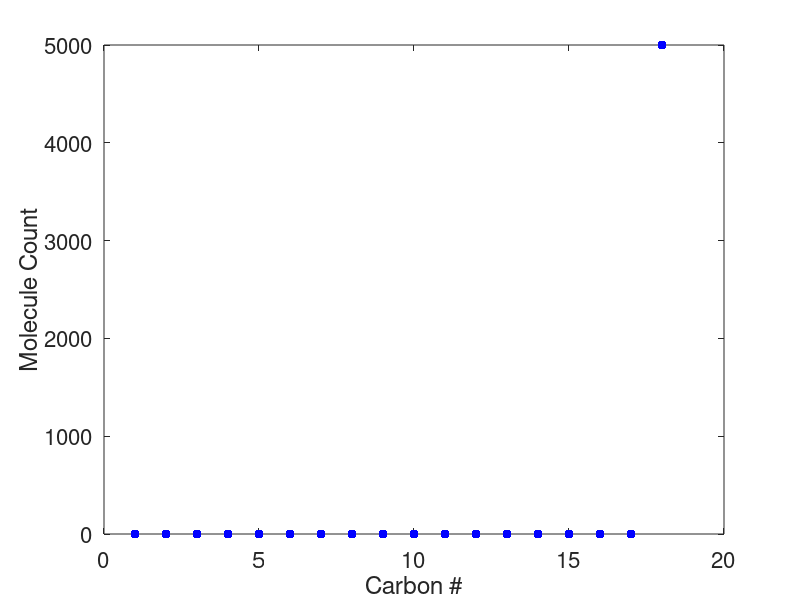
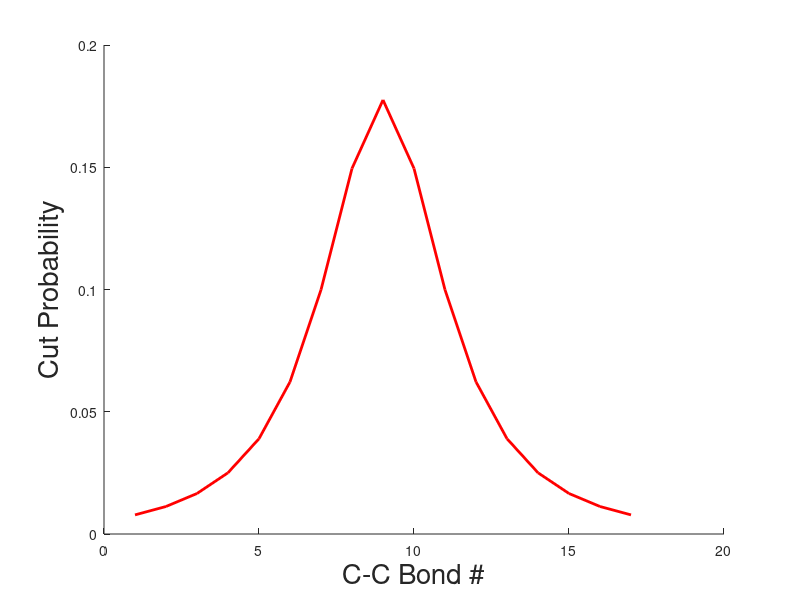

The MATLAB script that drew these images, in order: (Note: this script raises an error after producing the figures.)
function hydrogenolysis_kmc()
%boilerplate, begin timing
close all; clear; clc; tic;

%System parameters =======================================================
c_ctr = 18; %Initial carbon chain length/distribution center.
mState = 0; %0 if input state is all c_ctr, 1 if input is a distribution
    c_dev = 50; %Deviation from c_ctr if multistate is used (0 else)
    c_skew = 1; %Skew applied to c_ctr if multistate is used (0 else)
monMw = 20; %Monomer molecular weight (amu)
N = 5000; %Initial # of molecules
M = 50; %Number of simulations to run
Xs = 0.7; %Specified reaction conversion of c_ctr!
OverTON = 0; %Specified additional turnovers past Xspec. Xs = 0 for TON only.
Tsys = 500; %System temperature (K)
H2Rat = 10000; %Initial # of H2 molecules/# of N_init
%=========================================================================

%Simulation toggles (simple) ======================================================
molecWtOrd = 1; %Concentration rate order (all compounds)
carbonWtOrd = 1; %If 0, no effect, 1, apply size weighting to molecules
hydgOrd = 0; %Overall rate order for hydrogen gas effect - set 0 if mech-specific is desired
%=========================================================================

%Simulation toggles (distrib.) ==========================================
method_frac = 1; %Turn on 'fractional method.' 
frac_rand = 0; %Proportion for random cutting 
frac_term = 0; %Proportion for terminal cutting
frac_cust = 1; %Proportion for custom distribution. all fracs sum to 1!
if (frac_rand + frac_term + frac_cust) ~= 1 
    fprintf('Bad fractional toggles. \n');
end
cust_dist = @centralPower; %Function handle for relative weight as f(C-C) bond
%========================================================================

%Plotting toggles =======================================================
displayIn = 1; %Shows C-C distribution for c_init species
normtyp = 1; %(0) is by mol, (1) is by carbon #
specNo = 10; %Specify C# whose variance is of interest. If not interested, 0
norm_type = 1; %Use (0) for mol normalizing, (1) for carbon normalizing.
%"Julie Plot" focuses on liquid regions. 0 if not desired, [r,g,b] if so.
JCOL = [0.1,0.2,0.9];
%Figures: (1) Input (2) Custom cut dist. (3) Raw output (4/5) Spec/H2 (6) Jplot
%========================================================================

%Pre-calculations/allocations =====================================================
rng default %Reset RNG
[feedState,statVals,c_max] = genInput(c_ctr,c_dev,c_skew,N,mState,monMw,displayIn); %Generate input state
stateavg = 0.0*feedState; %set an 'average' vector which will change over M simulation
accStat = 2:c_max; %Vector of 'accessible' molecules to cut (excludes methane) 
spec = zeros(1,M); %Storage for values of 'spec' carbon
H2Feed = H2Rat*N; %Sets qty. of H2 at system start
H2Fin = 0; %Sets storage variable for final H2 quantity
H2spec = zeros(1,M); %Storage for value of 'spec' H2
%========================================================================

%Main computation loop ==================================================
for j = 1:M %For each experiment...
    states = feedState; %Initialize working 'states' vector
    OverTONct = 0; %Reset turnover count
    H2Count = H2Feed; %Initialize H2 in chamber
    while states(c_ctr) > (1-Xs)*N || OverTONct < OverTON %c_ctr not converted & overTON not reached       
        %Check that reactivity is valid (molecules present / no (-) concs.)
        if sum(states(2:end)) == 0 %Overdraft protection
            fprintf('Insufficient funds - exiting. \n');
            break
        elseif sum(states<0) > 0
            fprintf('Overdrawn - exiting. \n');
            break
        end
        
        %Computation 1 - molecule selection. 
        unWtP1 = double(states(accStat)>0); %Initialize equal-wt for all present molecules
        unWtP1 = unWtP1.*(states(accStat).^molecWtOrd); %Concentration order
        unWtP1 = unWtP1.*(accStat.^carbonWtOrd); %Carbon size dependence
        unWtP1 = unWtP1.*(H2Count.^hydgOrd); %Hydrogen effect
        %Normalize probability distribution, select molecule from dist
        WtP1 = unWtP1./sum(unWtP1);
        ind = SelectFrom(WtP1,accStat); %ind is index & molecule size

        %Computation 2 - molecule cutting. Selects 'point' (bond to be cut)
        if method_frac == 1 %'fractional' method
            u_mech = rand(); %Random # for mechanism selection
            if u_mech <= frac_rand %Random scission
                point = ceil(rand()*(ind-1)); 
            elseif u_mech > frac_rand && u_mech <= (frac_term+frac_rand) %Terminal scission
                point = 1; %Currently this assumes symmetry.
            elseif u_mech > (frac_term+frac_rand) %Select from custom distro
                cutVals = 1:(ind-1);
                WtP2 = cust_dist(ind,cutVals);
                %Display / saving code here
                if displayIn == 1 && ind == c_max %Rep. display of largest input
                     figure(2); hold on;
                     %Need code here about custom shite
                     plot(WtP2,'r-','LineWidth',2);
                     xlabel('C-C Bond #','FontSize',20); 
                     ylabel('Cut Probability','FontSize',20);
                     ax = gca;
                     ax.FontSize = 16;
                     displayIn = 0;
                end
                point = SelectFrom(WtP2,cutVals);   
            end
        else %nonfractional methods
            fprintf('Not currently supported. \n'); 
            break
        end
        
        %Computation 3: Post-cleave updates
        states(ind) = states(ind) - 1; %Remove parent
        states(point) = states(point) + 1; %Add daughter #1
        if ind ~=2 %Add the other daughter (with caution for methane)
            states(ind-point) = states(ind-point)+1;
        else
            states(1) = states(1) + 1;
        end
        H2Count = H2Count - 2; %Update H2 accordingly
        %Increments OverTON with bool - only adds if X >= xspec
        OverTONct = OverTONct + (states(c_ctr) <= (1-Xs)*N);
    end
    
    if j == 1
        %Exp #1 - The average is the result.
        stateavg = states;
        H2Fin = H2Count; 
    else
        %Exp # 2 to M - The average is the average.
        stateavg = (stateavg + states)*0.5;
        H2Fin = (H2Fin + H2Count)*0.5;
    end
    spec(j) = states(specNo); %Store spec information
    H2spec(j) = H2Count/H2Feed;
end
%====================================================================

%Post-computation presentation =======================================
fullPlot(stateavg,statVals,normtyp); %Generic carbon dist plot
fprintf('Average H2Fin/H2Feed: %0.4f \n',H2Fin/H2Feed); %Report H2 consumed
specOutput(specNo,spec,H2spec,stateavg,feedState,statVals)%Spec output
JuliePlot(JCOL,stateavg,statVals,Xs)%Julie Plot
toc %End timing
%===================================================================
end

function WtP2 = centralPower(ind,cutVals)
    %A distribution function
    unWtP2 = 1./(abs(cutVals).^6 + abs(ind-cutVals).^6); %needs fixed
    WtP2 = unWtP2./sum(unWtP2);
end

function fullPlot(stateavg,statVals,normtyp)
    figure(3); hold on;
    set(gca,'FontSize',16);
    xlabel('Carbon #');
    ylabel('Frequency (C/C)');
    if normtyp == 0
        normed = stateavg/sum(stateavg); %mol_norm
    elseif normtyp == 1
        normed = (stateavg.*statVals)./sum(stateavg.*statVals);
    end
    bar(statVals,normed);
end

function specOutput(tog,spec,H2spec,stateavg,feedState,statVals)
    if tog ~=0
        figure(4); hold on;
        histogram(spec);
        xlabel('Molecule Ct.');
        ylabel('Frequency');
        set(gca,'FontSize',16);
        fprintf('Spec C avg count: %0.4f, std: %0.4f, Rel. error is %0.4f of feed \n',...
        mean(spec),std(spec),(3*std(spec))/sum(feedState)); 
        fprintf('Carbon balance average/feed: %0.4f \n',...
        sum(stateavg.*statVals)/sum(feedState.*statVals));
        fprintf('Remaining H2 mean: %0.4f, std: %0.4f, Rel. error is %0.4f of feed \n',...
        mean(H2spec),std(H2spec),3*std(H2spec));
        figure(5); hold on; 
        histogram(H2spec);
        xlabel('H2Fin/H2Feed');
        ylabel('Frequency');
        set(gca,'FontSize',16);
    end
end

function JuliePlot(JCOL,stateavg,statVals,Xs)
    if JCOL ~= 0
        figure(6); hold on;
        xlabel('Carbon #');
        ylabel('Frequency (C/C)');
        set(gca,'FontSize',16);
        carbon_norm = (stateavg.*statVals)./sum(stateavg.*statVals);
        liquid_norm = carbon_norm(7:end)./sum(carbon_norm(7:end));
        bar(7:length(carbon_norm),liquid_norm,'FaceColor',JCOL);
        xlim([6.5,length(carbon_norm)-0.5])
        totalC = sum(carbon_norm);
        liquidC = sum(carbon_norm(7:17));
        str1 = sprintf('X_{C18}: %0.2f, C_7-C_{18} Fraction: %0.2f',Xs,liquidC/totalC);
        title(str1)
    end
end


function [feedState,stateVals,c_max] = genInput(ctr,dev,skew,N,mState,monWt,disppt)
    if mState == 1 %a distribution input
        cvals = (ctr-6*dev):1:(ctr+6*dev); %possible carbon values considered (six sigmas)
        cvals = cvals(cvals>0); %correct to only positive carbon values
        pvals = normpdf(cvals,ctr,dev).*normcdf(skew.*(cvals-ctr)./dev); %generate skewed gaussian
        pvaln = pvals./sum(pvals); %normalize probs
        feedState = [0*(1:(cvals(1)-1)),round(pvaln*N,0)]; %Create state vector
        exists_values = find(feedState>0); %identify nonzero components
        c_max = exists_values(end); %id largest c value
        feedState = feedState(1:exists_values(end)); %remove zero feed states (trimming)
    else
        feedState = [0*(0:1:(ctr-2)),N]; %Feed state is mono
        c_max = ctr; %Input size is max
    end
    stateVals = 1:length(feedState); %useful vector to have around
    if disppt == 1
        Mn = sum(monWt.*stateVals.*feedState)./sum(feedState);
        Mw = sum(monWt*monWt*stateVals.*stateVals.*feedState)./sum(monWt*stateVals.*feedState);
        figure(1); plot(stateVals,feedState,'.b','LineWidth',2,'MarkerSize',20);
        fprintf('Input dist: Mn = %0.3f, Mw = %0.3f \n',Mn,Mw);
        set(gca,'FontSize',16);
        xlabel('Carbon #');
        ylabel('Molecule Count');
    end
end

function [index,u] = SelectFrom(wPP,PV)
    %Sub-function that selects from weighted prob distribution (wPP) and
    %returns corresponding probability value (PV)
    u = rand(); %Generate random number (selected)
    cwPP = cumsum(wPP); %Cumulative distribution
    index = PV(find(u<cwPP,1)); %First index u<cwPP == upper bound of reg.
    %u is also returned for debugging purposes
end
